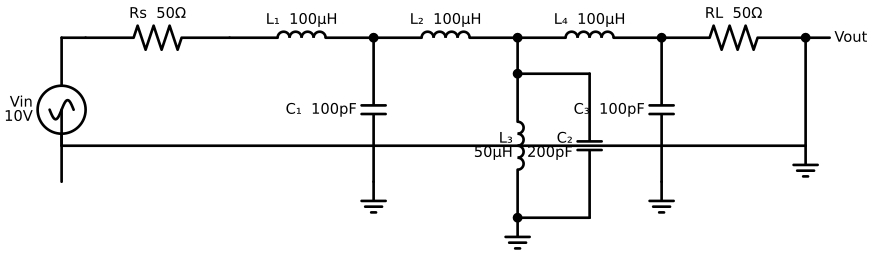

Here is the Python script that generated this plot:
"""
Multi-Stage Bandpass Filter
A 3-stage LC ladder filter with input/output impedance matching.
Demonstrates complex series-parallel RLC combinations.
"""
import schemdraw
import schemdraw.elements as elm

with schemdraw.Drawing() as d:
    d.config(unit=3, fontsize=11)

    # AC Voltage source
    source = d.add(elm.SourceSin().up().label('Vin\n10V'))

    # Source impedance
    d += elm.Line().right().length(0.5).at(source.end)
    d += elm.Resistor().right().label('Rs  50Ω')

    # Stage 1: Series L, Shunt C
    d += elm.Inductor().right().label('L₁  100μH')
    d += elm.Dot()
    d.push()
    d += elm.Capacitor().down().label('C₁  100pF')
    d += elm.Ground()
    d.pop()

    # Stage 2: Series L, Shunt parallel LC (resonant trap)
    d += elm.Inductor().right().label('L₂  100μH')
    d += elm.Dot()
    d.push()

    # Parallel LC trap
    d += elm.Line().down().length(0.75)
    d += elm.Dot()
    d.push()
    d += elm.Inductor().down().label('L₃\n50μH')
    d += elm.Dot()
    d.pop()
    d += elm.Line().right().length(1.5)
    d += elm.Capacitor().down().label('C₂\n200pF')
    d += elm.Line().left().length(1.5)
    d += elm.Ground()

    d.pop()

    # Stage 3: Series L, Shunt C
    d += elm.Inductor().right().label('L₄  100μH')
    d += elm.Dot()
    d.push()
    d += elm.Capacitor().down().label('C₃  100pF')
    d += elm.Ground()
    d.pop()

    # Load resistor
    d += elm.Resistor().right().label('RL  50Ω')
    d += elm.Dot()
    d.push()
    d += elm.Line().right().length(0.5).label('Vout', loc='right')
    d.pop()

    # Return to source
    d += elm.Line().down().length(2.25)
    d += elm.Ground()
    d += elm.Line().left().tox(source.start)
    d += elm.Line().up().toy(source.start)

    d.save('bandpass-filter.svg')
